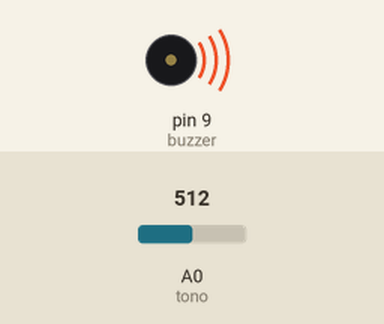
The sketch below on a simulated Arduino Uno, built with avr-gcc and run on an emulated ATmega328P. Parts: buzzer (waves = sounding). The inputs (shaded band) are chosen by the test bench; at power-on: A0 (tono) = 512. What the sketch prints to the serial monitor is not drawn.

Above: at 0.12 s.
Timing chart, 0 to 3.0 s (numbered marks = the images above):
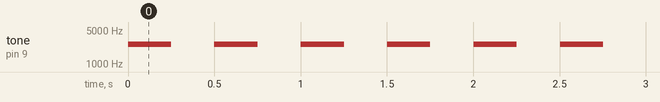

The sketch:

sketch_practica_4.ino
```cpp
int buzzer =9;//se declara el pin del buzzer
int tono=0; // se declara el pin del potenciometro

void setup() {
Serial.begin(9600);
//se inicia el envio de datos por el puerto serial
}

void loop() {

int sensor = analogRead(tono);//variable para almacenar valor del potenciometro
int frecuencia = map(sensor,0,1023,100,5000);//variable donde se escala la frecuencia de 100 a 5000Hz
int duration=250;//duracion del sonido
tone(buzzer,frecuencia,duration);
//caracteristicas con las que se ejecutara el tono pin,frecuencia en HznSerial.print("Tono=");
Serial.println(sensor);
//vizualizar datos en monitor serial
  delay(500);
  //delay de 500 milisegundos para poder apreciar cambios
}
```

Measured:
- by itself, tone on pin 9 (buzzer): alternates 2552 Hz for 0.25 s and silent for 0.25 s
